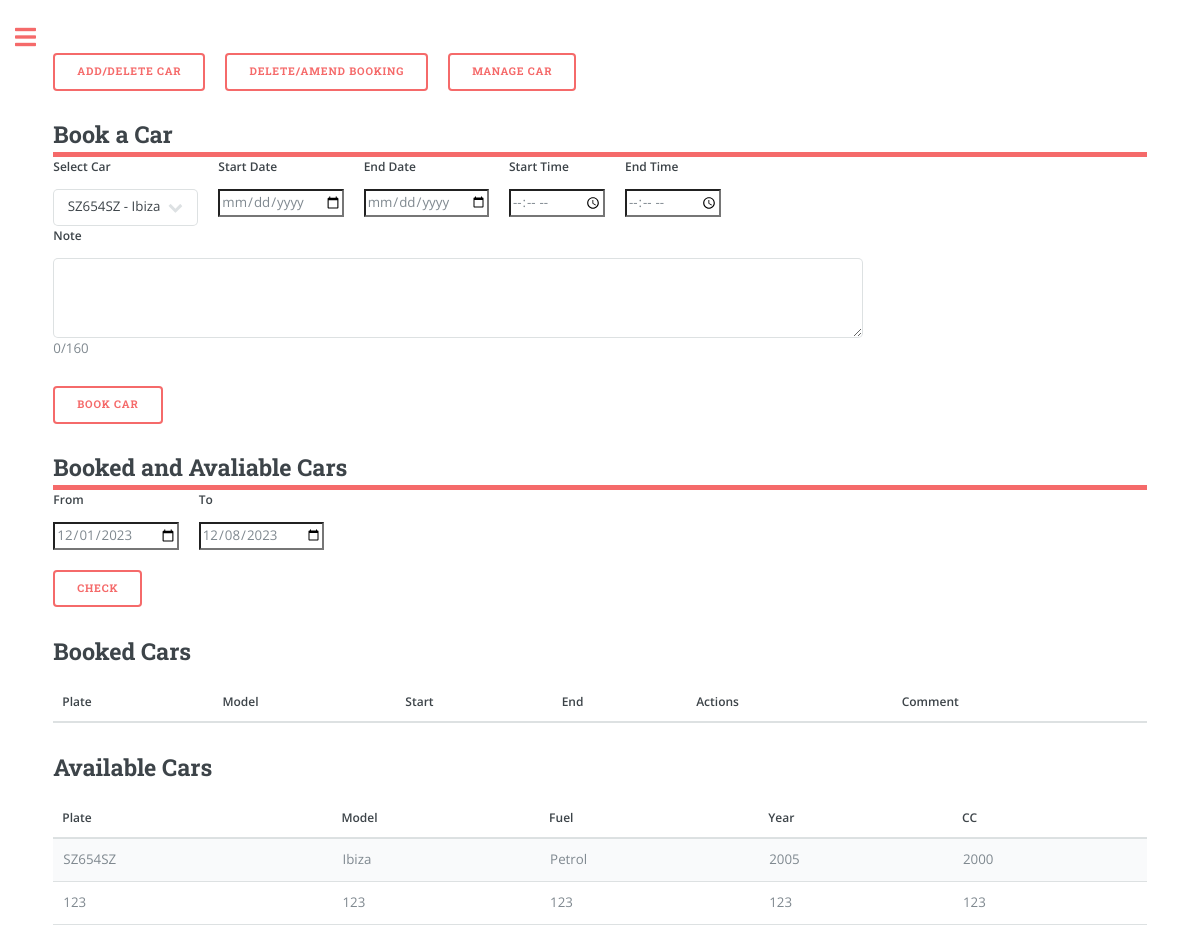
/overview (signed in), run on an earlier commit of the app's database.
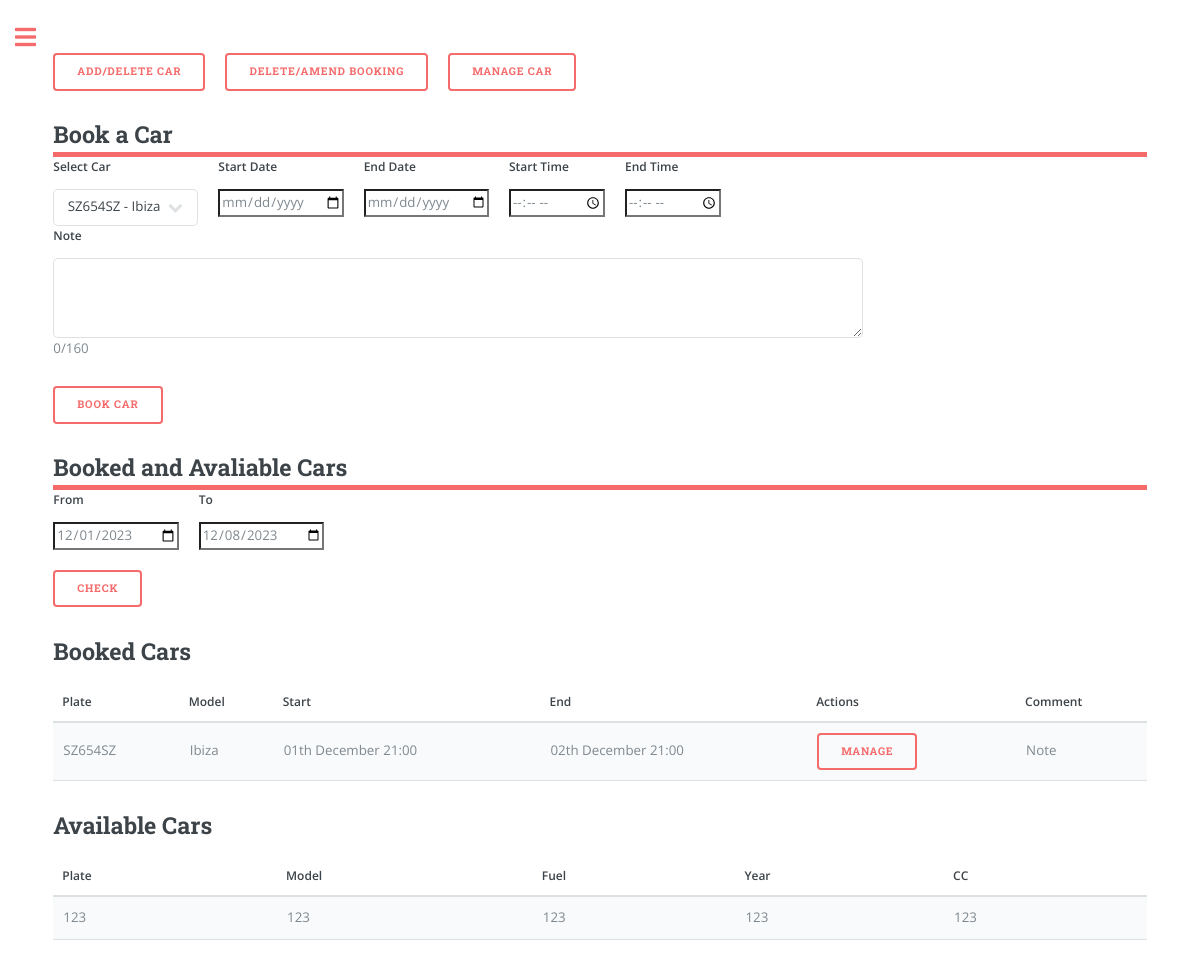
And on a later commit of the database.
### app/models.py (models this page shows, shortened)
class Car(db.Model):
    plate = db.Column(db.String(8), primary_key=True, index=True, unique=True)
    make = db.Column(db.String(15), index=True)
    model = db.Column(db.String(15), index=True)
    fuel = db.Column(db.String(8), index=True)
    year = db.Column(db.Integer, index=True)
    cc = db.Column(db.Integer, index=True)
    user_id = db.Column(db.Integer, db.ForeignKey('user.id'))

class Booking(db.Model):
    id = db.Column(db.Integer, primary_key=True)
    start_datetime = db.Column(db.DateTime, nullable=False)
    end_datetime = db.Column(db.DateTime, nullable=False)
    car_plate = db.Column(db.String(8), db.ForeignKey('car.plate'), nullable=False)
    user_id = db.Column(db.Integer, db.ForeignKey('user.id'), nullable=False)
    note = db.Column(db.String(160))
    car = db.relationship('Car', backref='bookings', lazy=True)

### app/routes.py (the view, shortened to what this page needs)
@app.route('/')
@app.route('/overview', methods=['GET', 'POST'])
@login_required
def overview(): # Booking
    user_cars = current_user.garage.all()
    from_date = request.form.get('from')
    to_date = request.form.get('to')
    if from_date == None:
        from_date = datetime.now().strftime('%Y-%m-%d')
        to_date = (datetime.now() + timedelta(days=7)).strftime('%Y-%m-%d')
    from_datetime = datetime.strptime(f'{from_date}', '%Y-%m-%d')
    to_datetime = datetime.strptime(f'{to_date}', '%Y-%m-%d')
    user_bookings = Booking.query.filter(
                Booking.user_id == current_user.id,
                Booking.end_datetime > from_datetime,
                Booking.start_datetime < to_datetime,
                Booking.end_datetime > datetime.now()  # Additional condition to exclude expired bookings
                ).all()
    booked_car_plates = [booking.car_plate for booking in user_bookings]
    available_cars = [car for car in user_cars if car.plate not in booked_car_plates]
    three_months_ago = datetime.now() - timedelta(days=3 * 30)
    old_bookings = Booking.query.filter(
        (Booking.user_id == current_user.id) &
        (Booking.end_datetime < three_months_ago)
    ).all()
    for old_booking in old_bookings:
        Booking.remove_booking(old_booking.id)
    return render_template('overview.html',
                            user_cars=user_cars,
                            available_cars=available_cars,
                            user_bookings=user_bookings,
                            from_datetime=from_datetime.strftime('%Y-%m-%d'),
                            to_datetime=to_datetime.strftime('%Y-%m-%d'),
                            user_name=current_user.username if current_user.is_authenticated else None)

### app/models.py (called while the page is built)
@login.user_loader
def load_user(id):
    return User.query.get(int(id))

### app/templates/overview.html (shortened to what this page needs)
{% extends "index.html" %}
{% block content %}
<link rel="stylesheet" href="{{ url_for('static', filename='css/main.css') }}">
<div class="row">
<form action="{{ url_for('garage_manage') }}" method="get">
    <button type="submit">Add/Delete Car</button>
</form>
<form action="{{ url_for('bookings_manage') }}" method="get">
    <button type="submit">Delete/Amend Booking</button>
</form>
<form action="{{ url_for('garage_car') }}" method="get">
    <button type="submit">Manage Car</button>
</form>
</div>
<header id="header" style="padding: 0;">
    <h2>Book a Car</h2>
</header>
<form method="POST" action="{{ url_for('overview') }}">
    <div class="row">
        <div class="col">
            <label for="car_selection" class="form-label">Select Car</label>
            <select class="form-select" id="car_selection" name="car_selection">
                {% for car in user_cars %}
                    <option value="{{ car.plate }}">{{ car.plate }} - {{ car.model }}</option>
                {% endfor %}
            </select>
        </div>
        <div class="col">
            <label for="start_date" class="form-label">Start Date</label>
            <input type="date" class="form-control" id="start_date" name="start_date" required>
        </div>
        <div class="col">
            <label for="end_date" class="form-label">End Date</label>
            <input type="date" class="form-control" id="end_date" name="end_date" required>
        </div>
        <div class="col">
            <label for="start_time" class="form-label">Start Time</label>
            <input type="time" class="form-control" id="start_time" name="start_time" required>
        </div>
        <div class="col">
            <label for="end_time" class="form-label">End Time</label>
            <input type="time" class="form-control" id="end_time" name="end_time" required>
        </div>
        <div class="col">
            <label for="note" class="form-label">Note</label>
            <textarea class="form-control" id="note" name="note" rows="3" maxlength="160" oninput="updateCharacterCount(this)" style="width: 810px; height: 80px;"></textarea>
            <p id="character-count">0/160</p>
        </div>
    </div>
    <button type="submit" name='book' class="btn btn-primary" >Book Car</button>
</form>
<header id="header" style="padding: 0;">
<h2>Booked and Avaliable Cars</h2>
</header>
<form method="POST" action="{{ url_for('overview') }}">
<div class="row">
    <div class="col">
        <label for="from" class="form-label">From</label>
        <input type="date" class="form-control" id="from" name="from" value="{{ from_datetime }}" required>
    </div>
    <div class="col">
        <label for="to" class="form-label">To</label>
        <input type="date" class="form-control" id="to" name="to" value="{{ to_datetime }}" required>
    </div>
</div>
<button type="submit" name='check' class="btn btn-primary" style="margin-top: 20px;">Check</button>
</form>
<form action="{{ url_for('bookings_manage') }}" method="POST">
    <h2>Booked Cars</h2>
    <table>
        <thead>
            <tr>
                <th>Plate</th>
                <th>Model</th>
                <th>Start</th>
                <th>End</th>
                <th>Actions</th>
                <th>Comment</th>
            </tr>
        </thead>
        <tbody>
            {% for booking in user_bookings %}
                <tr>
                    <td>{{ booking.car.plate }}</td>
                    <td>{{ booking.car.model }}</td>
                    <td>{{ booking.start_datetime.strftime("%dth %B %H:%M") }}</td>
                    <td>{{ booking.end_datetime.strftime("%dth %B %H:%M") }}</td>
                    <td>
                        <button type="submit" class="btn btn-danger" name="manage_booking" value="{{ booking.id }}">Manage</button>
                    </td>
                    <td>
                        {% if booking.note %}
                            <span class="note-tooltip">
                                Note
                            </span>
                        {% endif %}
                    </td>
                </tr>
            {% endfor %}
        </tbody>
    </table>
</form>
<h2>Available Cars</h2>
<table>
    <thead>
        <tr>
            <th>Plate</th>
            <th>Model</th>
            <th>Fuel</th>
            <th>Year</th>
            <th>CC</th>
        </tr>
    </thead>
    <tbody>
        {% for car in available_cars %}
            <tr>
                <td>{{ car.plate }}</td>
                <td>{{ car.model }}</td>
                <td>{{ car.fuel }}</td>
                <td>{{ car.year }}</td>
                <td>{{ car.cc }}</td>
            </tr>
        {% endfor %}
    </tbody>
</table>
{% endblock %}

### app/templates/index.html (shortened to what this page needs)
<!DOCTYPE HTML>
<html>
	<head>
		<link rel="stylesheet" href="{{url_for('static', filename='css/main.css')}}"/>
	</head>
	<body class="is-preload">
			<div id="wrapper">
					<div id="main">
						<div class="inner">
								<section id="banner">
									<div class="content">
										{% block content %} {% endblock %}
								</section>
						</div>
					</div>
			</div>
	</body>
</html>

What changed in the data, as far as the page shows it:
no longer on this page (row unchanged): Car: plate "SZ654SZ", model "Ibiza", fuel "Petrol", year "2005", cc "2000"
added Booking: car.plate "SZ654SZ", car.model "Ibiza", start_datetime "01th December 21:00", end_datetime "02th December 21:00", {{ booking.id }} 13 (drawn)
